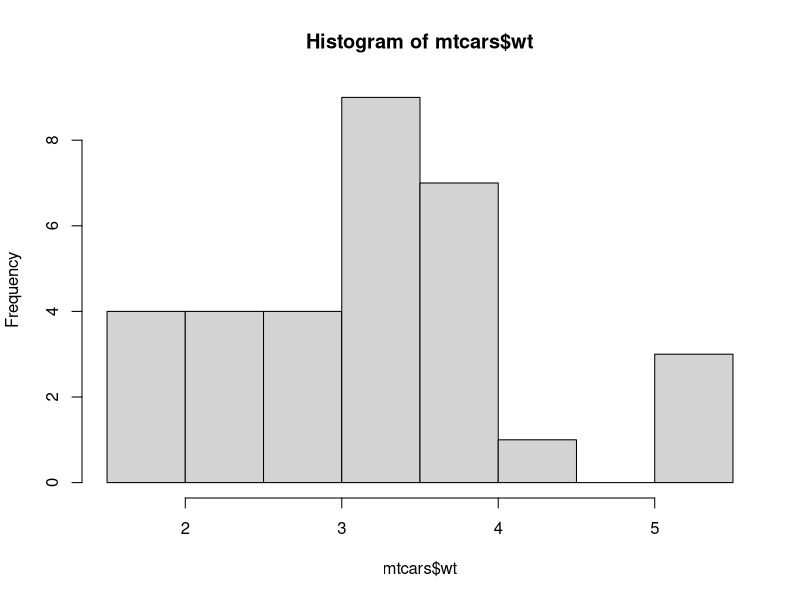
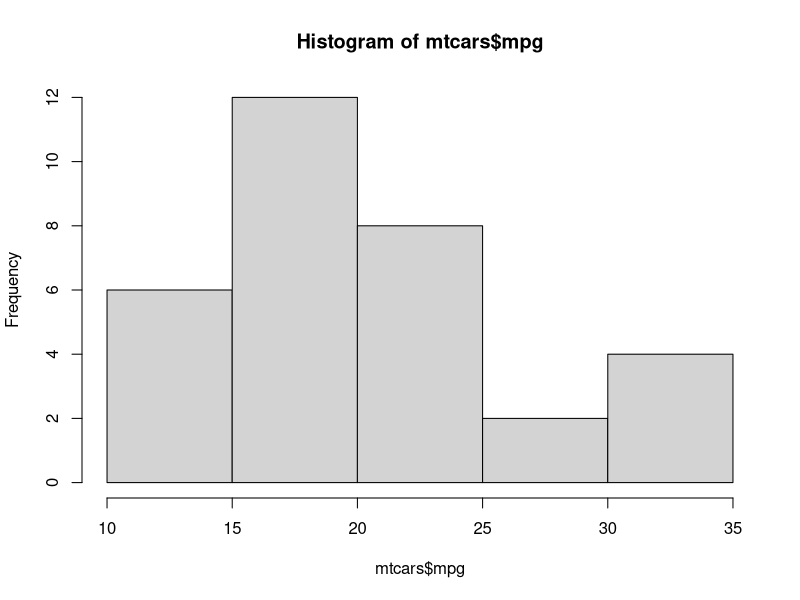
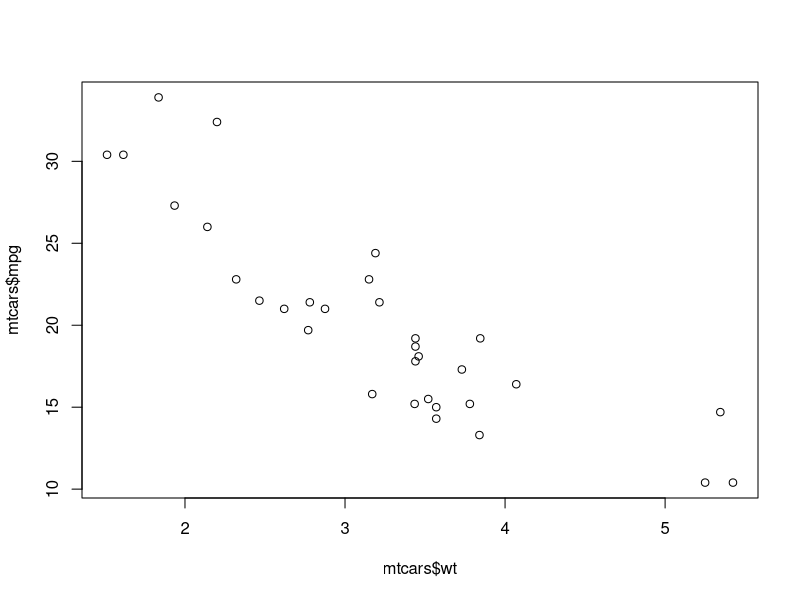
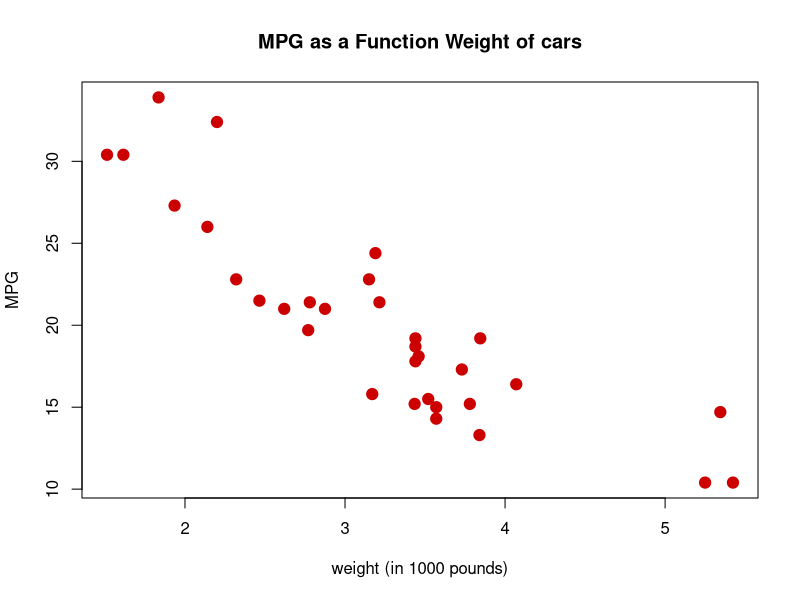

These figures' R source, in order:
#bivariate distributions
#scatter plots
#for two quantitative variables
#canoical case for a scatter plot
#what to look for in your scatter plot
# to see the association between two variables are linear and can be discribed by a straight line

#we also want to check that the consistent spread across the scores as you go from one end of x axis to the other
#cuz if things fan out considerably then you have what's called heteroscedasticity and it complicates the analysis

#look for outliers cuz an unusual score or especially unsual combination of scorces can drastically throw off some of your other interpretations

#correlation to see the associations between the variables

##get into scatter plot
library(datasets)
?mtcars
head(mtcars)
# good to first check univariate disstributions
hist(mtcars$wt)
hist(mtcars$mpg)
#basic x-y for two quantitative variables
plot(mtcars$wt, mtcars$mpg)

#add some options
plot(mtcars$wt,mtcars$mpg,
     pch =19,# solid circle
     cex = 1.5, #make 150% size
     col = "#cc0000",#red
     main = "MPG as a Function Weight of cars",
     xlab = "weight (in 1000 pounds)",
     ylab = "MPG")
#this(scatter plot) is the easiest way  to find the association between the variables
#especially when the variables are quantitative #scaled or measured outcome
#use that as an intro for any numerical or stat wrk you do after that
 

